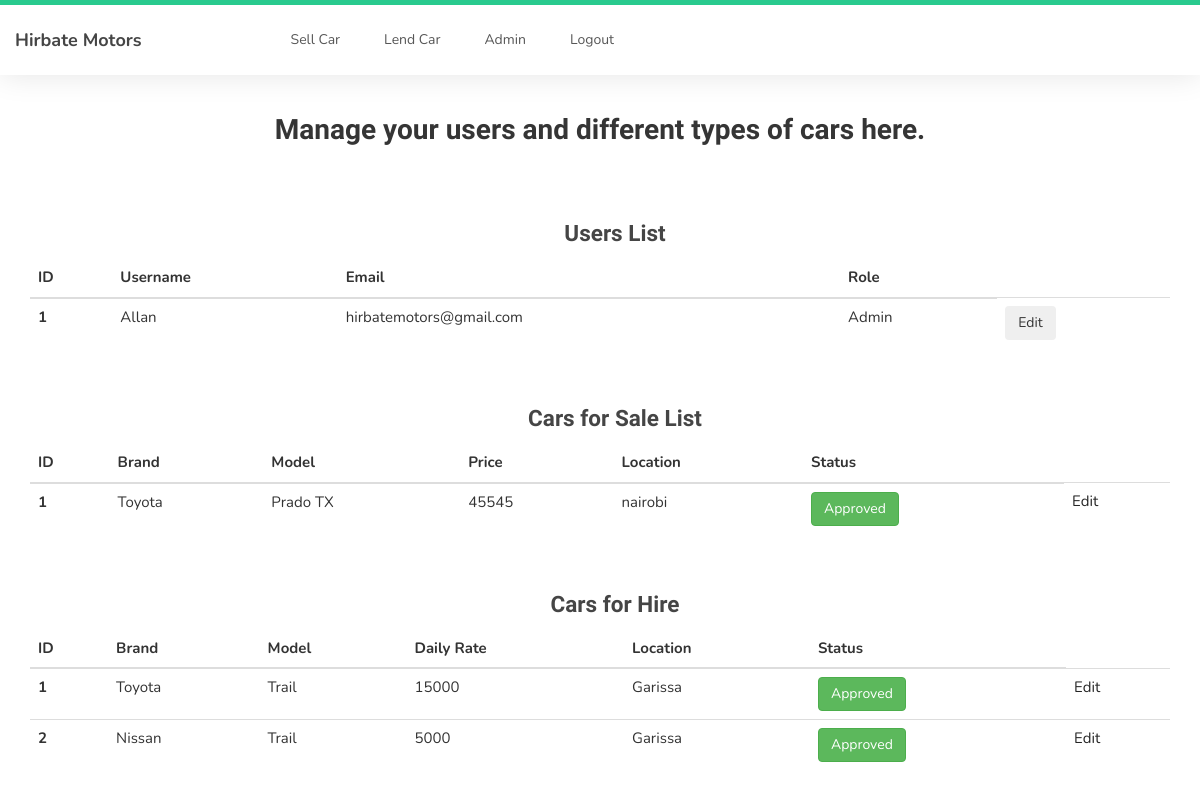
Page /admin (signed in) on the earlier database version.
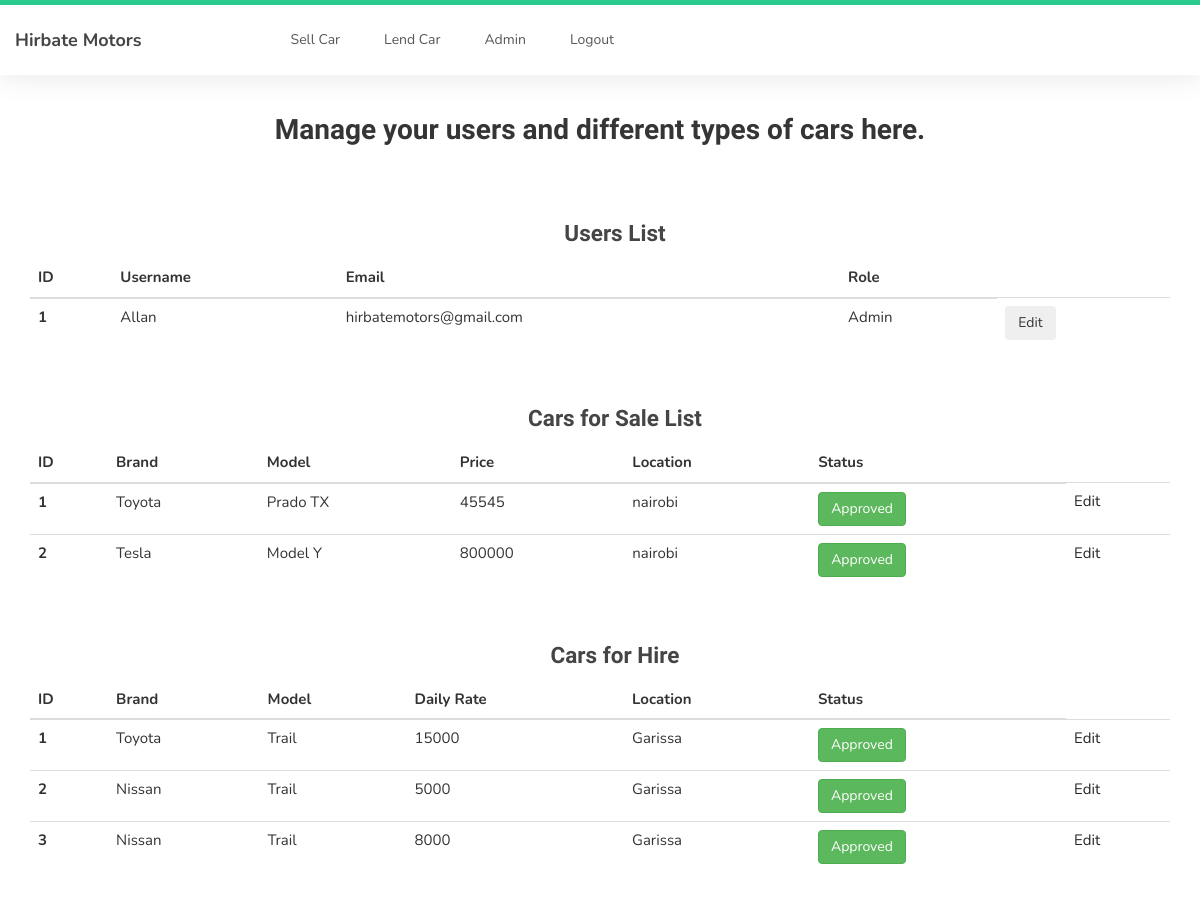
Same page on the later database version.
### car_dealer/models.py (models this page shows, shortened)
class User(db.Model, UserMixin):
    id = db.Column(db.Integer, primary_key=True)
    username = db.Column(db.String(20), unique=True, nullable=False)
    email = db.Column(db.String(80), unique=True, nullable=False)
    password = db.Column(db.String(120), nullable=False)
    date_added = db.Column(db.DateTime, default=datetime.utcnow())
    is_admin = db.Column(db.Boolean, nullable=False, default=False)
    sale_reference = db.relationship('Car', backref='Owner', lazy=True)
    hire_reference = db.relationship('LendCar', backref='Owner', lazy=True)

class Car(db.Model):
    id = db.Column(db.Integer, primary_key=True)
    condition = db.Column(db.String, nullable=False)
    gearbox = db.Column(db.String, nullable=False)
    color = db.Column(db.String, nullable=False)
    make = db.Column(db.String(50), nullable=False)
    mileage = db.Column(db.Integer, nullable=False)
    price = db.Column(db.Integer, nullable=False)
    model = db.Column(db.String(50), nullable=False)
    fuel = db.Column(db.String, nullable=False)
    seats = db.Column(db.Integer, nullable=False)
    mfg_year = db.Column(db.Integer, nullable=False)
    engine_size = db.Column(db.Integer, nullable=False)
    description = db.Column(db.Text, nullable=False)
    location = db.Column(db.String(30), nullable=False)
    is_approved = db.Column(db.Boolean, nullable=False, default=False)
    user_id = db.Column(db.Integer, db.ForeignKey('user.id'), nullable=False)
    photo_reference = db.relationship('SellPhotos', backref='Car', lazy=True)

class LendCar(db.Model):
    __tablename__ = 'lendcar'
    id = db.Column(db.Integer, primary_key=True)
    brand = db.Column(db.String(40), nullable=False)
    model = db.Column(db.String(40), nullable=False)
    gearbox = db.Column(db.String, nullable=False)
    color = db.Column(db.String, nullable=False)
    daily_rate = db.Column(db.Integer, nullable=False)
    fuel = db.Column(db.String, nullable=False)
    seats = db.Column(db.Integer, nullable=False)
    location = db.Column(db.String(30), nullable=False)
    description = db.Column(db.Text, nullable=False)
    is_approved = db.Column(db.Boolean, nullable=False, default=False)
    user_id = db.Column(db.Integer, db.ForeignKey('user.id'), nullable=False)
    photo_reference = db.relationship('HirePhotos', backref='Car', lazy=True)

### car_dealer/routes.py (the view)
@app.route('/admin', methods=['GET', 'POST'])
@login_required
def admin():
    if current_user.is_admin:
        users = User.query.all()
        cars_for_sale = Car.query.all()
        cars_for_hire = LendCar.query.all()
        return render_template('admin.html', title='Account Page', users=users, cars_for_sale=cars_for_sale,
                               cars_for_hire=cars_for_hire)
    else:
        abort(404)

### car_dealer/models.py (called while the page is built)
@login_manager.user_loader
def load_user(user_id):
    return User.query.get(int(user_id))

### car_dealer/templates/admin.html
{% extends 'layout.html' %}
{% block content %}
    <div class="container" style="margin-top: 2rem; font-family: Helvetica, Arial, sans-serif; text-align: center">
        <h2>Manage your users and different types of cars here.</h2>
    </div>
    <div class="row" id="AdminTables">
        <div class="col-md-12 mt-4 mb-4">
            <div class="container" style="text-align: center">
                <h3>Users List</h3>
            </div>
            <table class="table table-dark">
              <thead>
                <tr>
                  <th scope="col">ID</th>
                  <th scope="col">Username</th>
                  <th scope="col">Email</th>
                  <th scope="col">Role</th>
                </tr>
              </thead>
              <tbody>
                {% for user in users %}
                    <tr>
                      <th scope="row">{{ user.id }}</th>
                      <td>{{ user.username }}</td>
                      <td>{{ user.email }}</td>
                      {% if user.is_admin %}
                          <td>Admin</td>
                      {% else %}
                          <td>User</td>
                      {% endif %}
                      <td><button type="button" class="btn btn-secondary">Edit</button></td>
                    </tr>
                {% endfor %}
              </tbody>
            </table>
        </div>
        <div class="col-md-12 mt-4 mb-4">
            <div class="container" style="text-align: center">
                <h3>Cars for Sale List</h3>
            </div>
            <table class="table table-dark">
              <thead>
                <tr>
                  <th scope="col">ID</th>
                  <th scope="col">Brand</th>
                  <th scope="col">Model</th>
                  <th scope="col">Price</th>
                  <th scope="col">Location</th>
                  <th scope="col">Status</th>
                </tr>
              </thead>
              <tbody>
                {% for car in cars_for_sale %}
                    <tr>
                      <th scope="row">{{ car.id }}</th>
                      <td>{{ car.make }}</td>
                      <td>{{ car.model }}</td>
                      <td>{{ car.price }}</td>
                      <td>{{ car.location }}</td>
                      {% if car.is_approved %}
                            <td><a href="{{ url_for('car_sales_info', car_id=car.id)}}"><button type="button" class="btn btn-success">Approved</button></a></td>
                      {% else %}
                            <td><a href="{{ url_for('car_sales_info', car_id=car.id)}}"><button type="button" class="btn btn-warning">Pending</button></a></td>
                      {% endif %}
                      <td><a href="{{ url_for('edit_car_for_sale', car_id=car.id)}}">Edit</a></td>
                    </tr>
                {% endfor %}
              </tbody>
            </table>
        </div>
        <div class="col-md-12 mt-4 mb-4">
            <div class="container" style="text-align: center">
                <h3>Cars for Hire</h3>
            </div>
            <table class="table table-dark">
              <thead>
                <tr>
                  <th scope="col">ID</th>
                  <th scope="col">Brand</th>
                  <th scope="col">Model</th>
                  <th scope="col">Daily Rate</th>
                  <th scope="col">Location</th>
                  <th scope="col">Status</th>
                </tr>
              </thead>
              <tbody>
                {% for car in cars_for_hire %}
                    <tr>
                      <th scope="row">{{ car.id }}</th>
                      <td>{{ car.brand }}</td>
                      <td>{{ car.model }}</td>
                      <td>{{ car.daily_rate }}</td>
                      <td>{{ car.location }}</td>
                      {% if car.is_approved %}
                            <td><a href="{{ url_for('car_hire_info', car_id=car.id)}}"><button type="button" class="btn btn-success">Approved</button></a></td>
                      {% else %}
                            <td><a href="{{ url_for('car_hire_info', car_id=car.id)}}"><button type="button" class="btn btn-warning">Pending</button></a></td>
                      {% endif %}
                      <td><a href="{{ url_for('edit_car_for_hire', car_id=car.id)}}">Edit</a></td>
                    </tr>
                {% endfor %}
              </tbody>
            </table>
        </div>
    </div>
{% endblock %}

### car_dealer/templates/layout.html (shortened to what this page needs)
<!DOCTYPE html>
<html lang="en">
<head>
     <link rel="stylesheet" type="text/css" href="{{ url_for('static', filename='css/bootstrap.min.css') }}">
     <link rel="stylesheet" type="text/css" href="{{ url_for('static', filename='css/font-awesome.min.css') }}">
     <link rel="stylesheet" type="text/css" href="{{ url_for('static', filename='css/owl.carousel.css') }}">
     <link rel="stylesheet" type="text/css" href="{{ url_for('static', filename='css/owl.theme.default.min.css') }}">
     <link rel="stylesheet" type="text/css" href="{{url_for('static', filename='css/style.css')}}">
</head>
<body>
     <nav id="top" data-spy="scroll" data-target=".navbar-collapse" data-offset="50">
          <section class="navbar custom-navbar navbar-fixed-top" role="navigation">
               <div class="container-fluid">
                    <div class="navbar-header">
                         <a class="navbar-brand" href="{{ url_for ('home') }}"> Hirbate Motors</a>
                    </div>
                    <div class="collapse navbar-collapse">
                         <ul class="nav navbar-nav navbar-nav-first">
                              {% if current_user.is_authenticated and current_user.is_admin %}
                                   <li><a href="{{ url_for ('sell_car') }}">Sell Car</a></li>
                                   <li><a href="{{ url_for ('lend_car') }}">Lend Car</a></li>
                                   <li><a class="ms-auto" href="{{ url_for ('admin') }}">Admin</a></li>
                              {% endif %}
                              {% if current_user.is_authenticated %}
                                   <li><a class="ml-auto" href="{{ url_for ('logout') }}">Logout</a></li>
                              {% else %}
                                   <li><a class="ml-auto" href="{{ url_for ('register') }}">Register</a></li>
                                   <li><a class="ml-auto" href="{{ url_for ('login') }}">Login</a></li>
                              {% endif %}
                         </ul>
                    </div>
               </div>
          </section>
     </nav>
     {% block content %}
     {% endblock content %}
</body>
</html>

### car_dealer/static/css/style.css (style rules this page uses)
body { background: #ffffff; font-family: 'Nunito', sans-serif; overflow-x: hidden; padding-top: 10px; }
h1,h2,h3,h4,h5,h6 { font-family: 'Muli', sans-serif; font-weight: bold; line-height: inherit; }
h2 { color: #353535; font-size: 2em; padding-bottom: 10px; }
h3 { font-size: 1.5em; }
h3, h3 a { color: #454545; }
html { -webkit-font-smoothing: antialiased; }
a { color: #252525; -webkit-transition: 0.5s; transition: 0.5s; text-decoration: none !important; }
a, input, button, .form-control { -webkit-transition: 0.5s; transition: 0.5s; }
section { position: relative; padding: 5px 0; }
.custom-navbar { background: #ffffff; border-top: 5px solid #29ca8e; border-bottom: 0; -webkit-box-shadow: 0 1px 30px rgba(0, 0, 0, 0.1); -moz-box-shadow: 0 1px 30px rgba(0, 0, 0, 0.1); box-shadow: 0 1px 30px rgba(0, 0, 0, 0.1); padding: 12px 0; margin-bottom: 0; padding: 0; }
.custom-navbar .navbar-brand { color: #454545; font-size: 18px; font-weight: bold; line-height: 40px; }
.custom-navbar .navbar-nav.navbar-nav-first { margin-left: 8em; }
.custom-navbar .nav li a { line-height: 40px; color: #575757; padding-right: 22px; padding-left: 22px; }
section, .section-background .item, .section-background .courses-thumb, .section-background .team-thumb, main > section:nth-child(even) .item, main > section:nth-child(even) .courses-thumb, main > section:nth-child(even) .team-thumb, main > section { background: #fff; }
.col-md-12 { margin-top: 0.7rem; margin-bottom: 0.7rem; }
#AdminTables { margin-top: 20px; margin-left: 15px; margin-right: 15px; font-size: 15px; }

Differences in the rows shown:
added Car: id "2", make "Tesla", model "Model Y", price "800000", location "nairobi"
added LendCar: id "3", brand "Nissan", model "Trail", daily_rate "8000", location "Garissa"
